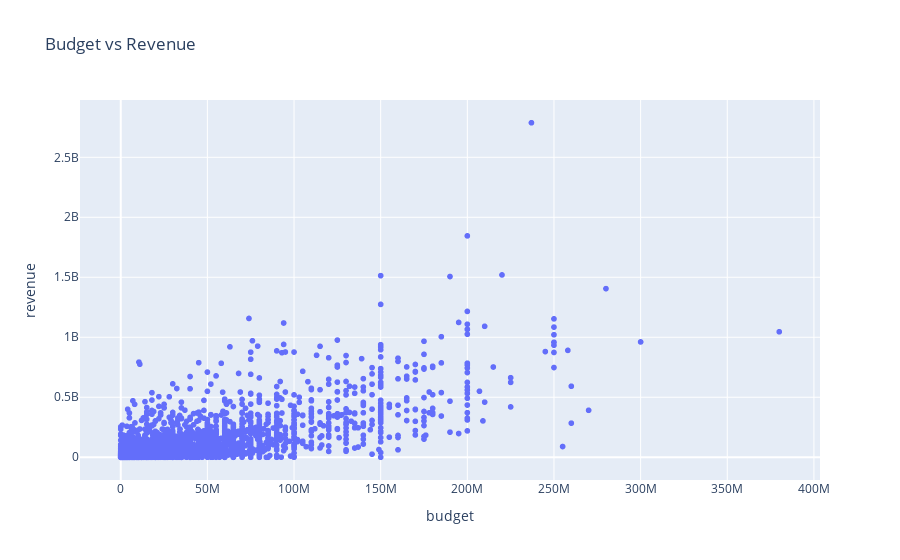

The notebook cell saved with this chart:
### Markdown cell above
# Budget vs Revenue

### Code cell
# Step 1: Create scatter plot
fig_budget_rev = px.scatter(
    df,
    x='budget',
    y='revenue',
    hover_data=['title_x'],
    title="Budget vs Revenue",
    labels={'title_x': 'Title'}
)

fig_budget_rev.show()

### Figure 1 — Plotly figure (JSON) as saved in the notebook; plotly's stock layout.template omitted (floating-point values rounded to 4 significant figures; data arrays with more than 128 entries replaced by an {"elided": "..."} marker saying what was removed)
{"data": [{"customdata": {"elided": "4802x1 str values"}, "hovertemplate": "budget=%{x}<br>revenue=%{y}<br>Title=%{customdata[0]}<extra></extra>", "legendgroup": "", "marker": {"color": "#636efa", "symbol": "circle"}, "mode": "markers", "name": "", "showlegend": false, "type": "scattergl", "x": {"elided": "4802 int values"}, "xaxis": "x", "y": {"elided": "4802 int values"}, "yaxis": "y"}], "layout": {"legend": {"tracegroupgap": 0}, "title": {"text": "Budget vs Revenue"}, "xaxis": {"anchor": "y", "domain": [0, 1], "title": {"text": "budget"}}, "yaxis": {"anchor": "x", "domain": [0, 1], "title": {"text": "revenue"}}}}
